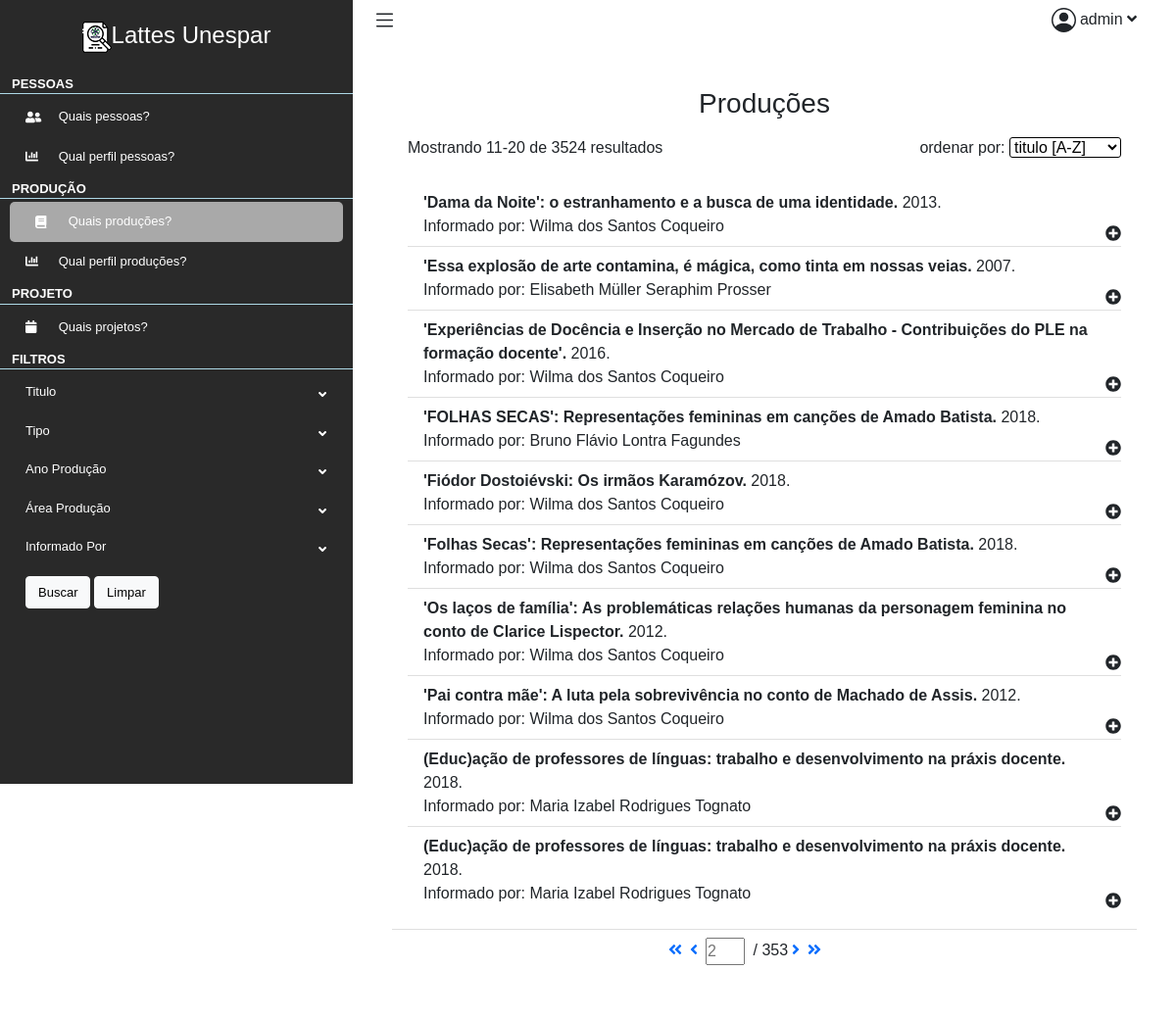
The page /lattes/producoes?page=2 (signed in) on the database its author committed.
### lattes/models.py (models this page shows, shortened)
class Producao(models.Model):
    ano = models.IntegerField()
    informado_por = models.CharField(max_length=255)
    tipo = models.CharField(max_length=255)
    tipo_agrupador = models.CharField(max_length=255)
    titulo = models.CharField(max_length=255)

### lattes/views.py (the view)
# urls.py: path("producoes", views.producoes, name="producoes"),
@login_required
def producoes(request):
    context = {}
    regex = re.compile('(-?[A-Za-z]*)')
    unicode = re.compile('[A-Za-z_Á-û]*')
    ordenar = regex.match(str(request.GET.get('ordenar'))).group()
    area = request.GET.get('area')
    grande_area = request.GET.get('grandeArea')
    if ordenar == 'None':
        ordenar = 'titulo'
    producoes = Producao.objects.all()
    if valid_param(grande_area):
        producoes = producoes.filter(areas_conhecimento__grande_area=grande_area)
    elif valid_param(area):
        producoes = producoes.filter(areas_conhecimento__area=area)
    producoes_filtrada = ProducaoFilter(
        request.GET,
        queryset=producoes.order_by(ordenar)
    )
    paginator = Paginator(producoes_filtrada.qs, 10)
    page_number = request.GET.get('page')
    producoes_page = paginator.get_page(page_number)
    areas = AreaConhecimento.objects.all().values('grande_area', 'area').annotate(total=Count('id'))
    context["areas"] = areas
    context["grande_areas"] = grande_areas(areas)
    context["producoes"] = zip(producoes_page ,[producao.palavrasChave.all() for producao in producoes_page.object_list], [producao.areas_conhecimento.all() for producao in producoes_page.object_list], [producao.setores_atividade.all() for producao in producoes_page.object_list])
    context["Producao_page"] = producoes_page
    context["producoes_filtradas"] = producoes_filtrada
    return render(request, "lattes/producoes/producoes.html", context)

### lattes/templatetags/lattes_extras.py (called while the page is built)
@register.simple_tag
def my_url(value, field_name, urlencode=None):
    url = '?{}={}'.format(field_name, value)
    if urlencode:
        querystring = urlencode.split('&')
        f_querystring = filter(lambda p: p.split('=')[0]!=field_name, querystring)
        e_querystring = '&'.join(f_querystring)
        url='{}&{}'.format(url, e_querystring)
    return url

@register.filter
def replace(value, arg):
    if len(arg.split('|')) != 2:
        return value
    what, to = arg.split('|')
    return value.replace(what, to)

### lattes/views.py (called while the page is built)
def grande_areas(list):
    result = []
    for dictionary in list:
        grande_area = dictionary['grande_area']
        area = dictionary['area']
        total = dictionary['total']
        if not grande_area in [dictionary['grande_area'] for dictionary in result]:
            result.append({'grande_area':grande_area, 'total':total})
        else:
            for dictionary in result:
                if dictionary['grande_area'] == grande_area:
                    index = result.index(dictionary)
                    result.__setitem__(index, {'grande_area':grande_area, 'total':total + result.__getitem__(index)['total']})
    return result

def valid_param(param):
    return param != '' and param != None and param != 'None'

### lattes/templates/lattes/producoes/producoes.html (shortened to what this page needs)
{% extends 'lattes/layout.html' %}
{% load lattes_extras %}
{% load static %}
{% block main %}
<div class="container-fluid p-0">
    <div class="row">
        <div class="col-12">
            <div class="card">
                <div class="card-header">
                    <h1 class="h3 mb-3" style="text-align: center;">Produções</h1>
                    <div id="info">
                        <div>Mostrando {{ Producao_page.start_index }}-{{ Producao_page.end_index }} de {{ Producao_page.paginator.count }} resultados</div>
                        <div>ordenar por:
                            <select id="ordenar" form="filtro" name="ordenar">
                                <option value="titulo">titulo [A-Z]</option>
                            </select>
                        </div>
                    </div>
                </div>
                <div class="card-body">
                    <ul class="list-group list-group-flush">
                        {% for producao, palavras_chave, areas_conhecimento, setores_atividade in producoes%}
                        <li class="list-group-item">
                            <b>{{ producao.titulo}}.</b> {{ producao.ano }}.<br>
                            Informado por: {{ producao.informado_por }} <br>
                            <div class="drop-bnt"><i class="fa fa-plus-circle"></i></div>
                        </li>
                        {% endfor %}
                    </ul>
                </div>
                <div class="card-footer">
                    <div class="paginator">
                        {% if Producao_page.has_previous %}
                        <a href="{% my_url 1 'page' request.GET.urlencode %}"><i class="fas fa-angle-double-left"></i></a>
                        <a href="{% my_url Producao_page.previous_page_number 'page' request.GET.urlencode %}"><i
                                class="fas fa-angle-left"></i></a>
                        {% endif %}
                        <form method="GET">
                            <input type="number" name="page" placeholder="{{Producao_page.number}}"> /
                            {{Producao_page.paginator.num_pages}}
                        </form>
                        {% if Producao_page.has_next %}
                        <a href="{% my_url Producao_page.next_page_number 'page' request.GET.urlencode %}"><i
                                class="fas fa-angle-right"></i></a>
                        <a href="{% my_url Producao_page.paginator.num_pages 'page' request.GET.urlencode %}"><i
                                class="fas fa-angle-double-right"></i></a>
                        {% endif %}
                    </div>
                </div>
            </div>
        </div>
    </div>
</div>
{% endblock %}
{% block filtro %}
<form method="GET" id="filtro">
    <li>
        <div class="drop-bnt">
            Titulo <i class="fas fa-angle-down"></i>
        </div>
    </li>
    <li>
        <div class="drop-bnt">
            Tipo <i class="fa fa-angle-down"></i>
        </div>
    </li>
    <li>
        <div class="drop-bnt">
            Ano Produção <i class="fas fa-angle-down"></i>
        </div>
    </li>
    <li id="filtro-area">
        <div class="drop-bnt">
        Área Produção <i class="fas fa-angle-down"></i>
        </div>
    </li>
    <li>
        <div class="drop-bnt">
            Informado Por <i class="fas fa-angle-down"></i>
        </div>
    </li>
    <div class="submit">
        <input type="submit" value="Buscar" class="btn btn-light" id="btn-submit">
        <button type="button" class="btn btn-light" onclick="Limpar()" id="btn-limpar">Limpar</button>
    </div>
</form>
{% endblock %}

### lattes/templates/lattes/layout.html (shortened to what this page needs)
{% load static %}
<!DOCTYPE html>
<html lang="pt-br">
<head>
    <link rel="stylesheet" href="{% static 'css/estilo.css' %}">
    <link href="https://cdn.jsdelivr.net/npm/bootstrap@5.0.0-beta3/dist/css/bootstrap.min.css" rel="stylesheet">
</head>
<body>
    <div class="content">
        <aside class="sidebar">
            <a href="#" class="sidebar-logo"><img src="{% static 'imagens/sidebar-logo-lattesunespar.png' %}" alt="logo lattes unespar">Lattes Unespar</a>
            <nav class="links">
                <ul>
                    <li>
                        <div class="link-title">Pessoas</div>
                        <ul>
                            <li>
                                <a href="{% url 'lattes:pessoas' %}">
                                    <i class="fas fa-user-friends"></i>
                                    Quais pessoas?
                                </a>
                            </li>
                            <li>
                                <a href="{% url 'lattes:perfilPessoas' %}">
                                    <i class="fas fa-chart-bar"></i>
                                    Qual perfil pessoas?
                                </a>
                            </li>
                        </ul>
                    </li>
                    <li>
                        <div class="link-title">Produção</div>
                        <ul>
                            <li>
                                <a href="{% url 'lattes:producoes' %}">
                                    <i class="fas fa-book"></i>
                                    Quais produções?
                                </a>
                            </li>
                            <li>
                                <a href="{% url 'lattes:perfilProducao' %}">
                                    <i class="fas fa-chart-bar"></i>
                                    Qual perfil produções?
                                </a>
                            </li>
                        </ul>
                    </li>
                    <li>
                        <div class="link-title">Projeto</div>
                        <ul>
                            <li>
                                <a href="{% url 'lattes:projetos' %}">
                                    <i class="fas fa-calendar"></i>
                                    Quais projetos?
                                </a>
                            </li>
                        </ul>
                    </li>
                    <li>
                        <div class="link-title">Filtros</div>
                        <ul id="filtros">
                            {% block filtro %}
                            {% endblock %}
                        </ul>
                    </li>
                </ul>
            </nav>
        </aside>
        <div class="main">
            <nav class="navbar navbar-expand navbar-light navbar-bg">
                <div class="drop-btn-sidebar">
                </div>
                <div class="drop-bnt" id="user-icon">
                    {{request.user.username}}
                    <i class="fas fa-angle-down"></i>
                </div>
            </nav>
            <main>
                {% block main %}
                {% endblock %}
            </main>
        </div>
</body>
</html>

### lattes/static/css/estilo.css (style rules this page uses)
* { padding: 0; margin: 0; font-family: sans-serif, Poppins,Helvetica Neue,Arial; }
:root { --primary-dark: #292929; --primary: #363636; --secundary-dark: #487b94; --secundary: #98bbd6; --white: #d3dedc; }
body { font-size: .825rem; font-weight: 400; line-height: 1.625; }
#info { display: flex; justify-content: space-between; }
main { flex: 1; width: 100%; padding: 2.5rem 2.5rem 1.5rem; }
#user-icon { position: absolute; right: 40px; cursor: pointer; }
#user-icon .fa-angle-down { position: static; }
.main { display: flex; flex-direction: column; background-color: #fff; margin-left: 360px; width: 100%; min-height: 100vh; }
.navbar { width: 100%; position: relative; padding: .875rem 1.25rem; background-color: #fff; }
.main .card { border: 0 solid transparent; margin-bottom: 20px; }
.main .card-header { background-color: #fff; border-bottom: 0 solid transparent; }
.main .card-footer { border-bottom: 0 solid transparent; margin-bottom: 20px; background-color: #fff; }
.paginator { width: 28%; margin: 0 auto 0; display: flex; }
.paginator input,.paginator i { margin: 0 4px 0; width: 40px; vertical-align: middle; }
.content { display: flex; flex-direction: row; height: 100%; }
.links ul { list-style: none; padding: 0; }
.sidebar a ,.sidebar a:hover { text-decoration: none; color: white; }
.links i { display: inline-block; vertical-align: middle; margin-right: 10px; width: 20px; }
.links li, #filtros { direction: inherit; box-sizing: border-box!important; position: relative; display: block; height: 100%; width: auto; max-width: 100%; max-height: 100%; font-size: 13px; font-weight: 400; }
.links .link-title { min-height: 20px; text-transform: uppercase; font-size: 13px; font-weight: 700; padding: 0 5px 0 12px; margin: 0; margin-top:3px; margin-bottom: 3px; border-bottom: 1px solid lightblue; }
.sidebar { position: fixed; background-color: var(--primary-dark); color: white; width: 360px; height: 100vh; overflow: auto; }
.sidebar-logo { font-weight: 500; font-size: 1.5rem; padding: 1.15rem 1.5rem; display: block; text-align: center; color: #fff; }
.sidebar-logo img { vertical-align: middle; }
.drop-bnt .fa-angle-down { position: absolute; right: 1.7rem; top: 1rem; }
.submit input, .submit button { font-size: 13px; }
.drop-btn-sidebar { cursor: pointer; }
.links a,#filtros .drop-bnt { display: block; padding: .625rem 1.625rem; cursor: pointer; }
#filtros .submit,#filtros .wrapper.wrapper.show { margin: .625rem 1.625rem; }
#filtro #btn-submit { position: inherit; transform: translateX(0); }
#ordenar { border: 1px solid black; border-radius: 3px; background-color: white; }
.list-group-item { position: relative; }
.list-group-item .drop-bnt { position: absolute; right: 0; bottom: 0; }
.drop-bnt { cursor: pointer; }

### lattes/templates/lattes/producoes/producoes.html (style rules this page uses)
#info { display: flex; justify-content: space-between; }

### rows shown on the page
Producao: titulo "'Dama da Noite': o estranhamento e a busca de uma identidade", ano "2013", informado_por "Wilma dos Santos Coqueiro"
Producao: titulo "'Essa explosão de arte contamina, é mágica, como tinta em nossas veias", ano "2007", informado_por "Elisabeth Müller Seraphim Prosser"
Producao: titulo "'Experiências de Docência e Inserção no Mercado de Trabalho - Contribuições do PLE na formação docente'", ano "2016", informado_por "Wilma dos Santos Coqueiro"
Producao: titulo "'FOLHAS SECAS': Representações femininas em canções de Amado Batista", ano "2018", informado_por "Bruno Flávio Lontra Fagundes"
Producao: titulo "'Fiódor Dostoiévski: Os irmãos Karamózov", ano "2018", informado_por "Wilma dos Santos Coqueiro"
Producao: titulo "'Folhas Secas': Representações femininas em canções de Amado Batista", ano "2018", informado_por "Wilma dos Santos Coqueiro"
Producao: titulo "'Os laços de família': As problemáticas relações humanas da personagem feminina no conto de Clarice Lispector", ano "2012", informado_por "Wilma dos Santos Coqueiro"
Producao: titulo "'Pai contra mãe': A luta pela sobrevivência no conto de Machado de Assis", ano "2012", informado_por "Wilma dos Santos Coqueiro"
Producao: titulo "(Educ)ação de professores de línguas: trabalho e desenvolvimento na práxis docente", ano "2018", informado_por "Maria Izabel Rodrigues Tognato"
Producao: titulo "(Educ)ação de professores de línguas: trabalho e desenvolvimento na práxis docente", ano "2018", informado_por "Maria Izabel Rodrigues Tognato"

### other values the page prints
{{ request.user.username }} "admin"
{{ Producao_page.start_index }} "11"
{{ Producao_page.end_index }} "20"
{{ Producao_page.paginator.count }} "3524"
{{ Producao_page.paginator.num_pages }} "353"
